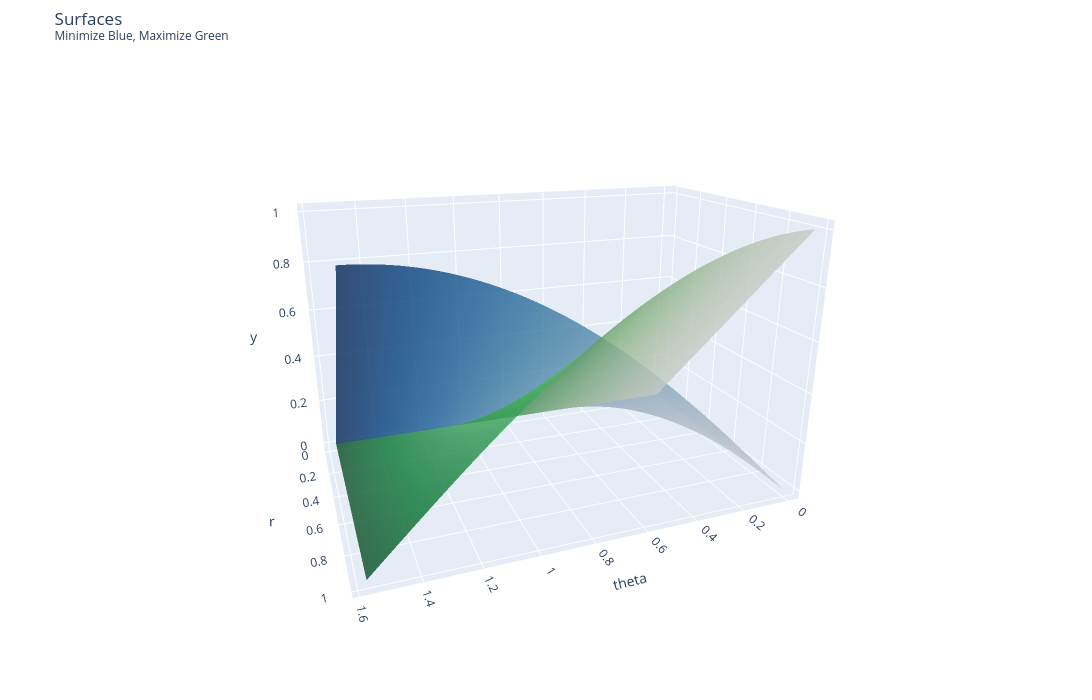

The code cell stored with this chart in its notebook:
### Code cell
fig=go.Figure()
fig.add_trace(go.Surface(x=R, y=blue, z=THETA, showscale=False, opacity=0.8, colorscale='blues'))
fig.add_trace(go.Surface(x=R, y=green, z=THETA, showscale=False, opacity=0.8, colorscale='greens'))
fig.update_layout(
    title_text="Surfaces <br><sup>Minimize Blue, Maximize Green</sup>",
    scene =  dict(
        xaxis_title='r',
        yaxis_title='y',
        zaxis_title='theta'
    ),
    autosize=False,
    height=700,
    width=1200,
    margin=dict(r=10, l=10, b=50, t=50),
    scene_camera = dict(
        up=dict(x=0, y=1, z=0), # change from z=1 to y=1
        center=dict(x=0, y=0, z=0),
        eye=dict(x=2, y=.75, z=0.75) # default is 1.25 for all
    )
)

### Figure 1 — Plotly figure (JSON) as saved in the notebook; plotly's stock layout.template omitted (floating-point values rounded to 4 significant figures; data arrays with more than 128 entries replaced by an {"elided": "..."} marker saying what was removed)
{"data": [{"colorscale": [[0, "rgb(247,251,255)"], [0.125, "rgb(222,235,247)"], [0.25, "rgb(198,219,239)"], [0.375, "rgb(158,202,225)"], [0.5, "rgb(107,174,214)"], [0.625, "rgb(66,146,198)"], [0.75, "rgb(33,113,181)"], [0.875, "rgb(8,81,156)"], [1, "rgb(8,48,107)"]], "opacity": 0.8, "showscale": false, "type": "surface", "x": {"elided": "100x100 float values"}, "y": {"elided": "100x100 float values"}, "z": {"elided": "100x100 float values"}}, {"colorscale": [[0, "rgb(247,252,245)"], [0.125, "rgb(229,245,224)"], [0.25, "rgb(199,233,192)"], [0.375, "rgb(161,217,155)"], [0.5, "rgb(116,196,118)"], [0.625, "rgb(65,171,93)"], [0.75, "rgb(35,139,69)"], [0.875, "rgb(0,109,44)"], [1, "rgb(0,68,27)"]], "opacity": 0.8, "showscale": false, "type": "surface", "x": {"elided": "100x100 float values"}, "y": {"elided": "100x100 float values"}, "z": {"elided": "100x100 float values"}}], "layout": {"autosize": false, "height": 700, "margin": {"b": 50, "l": 10, "r": 10, "t": 50}, "scene": {"aspectmode": "auto", "aspectratio": {"x": 0.8603, "y": 0.8603, "z": 1.351}, "camera": {"center": {"x": 0, "y": 0, "z": 0}, "eye": {"x": 2, "y": 0.75, "z": 0.75}, "up": {"x": 0, "y": 1, "z": 0}}, "xaxis": {"title": {"text": "r"}, "type": "linear"}, "yaxis": {"title": {"text": "y"}, "type": "linear"}, "zaxis": {"title": {"text": "theta"}, "type": "linear"}}, "title": {"text": "Surfaces <br><sup>Minimize Blue, Maximize Green</sup>"}, "width": 1200}}
